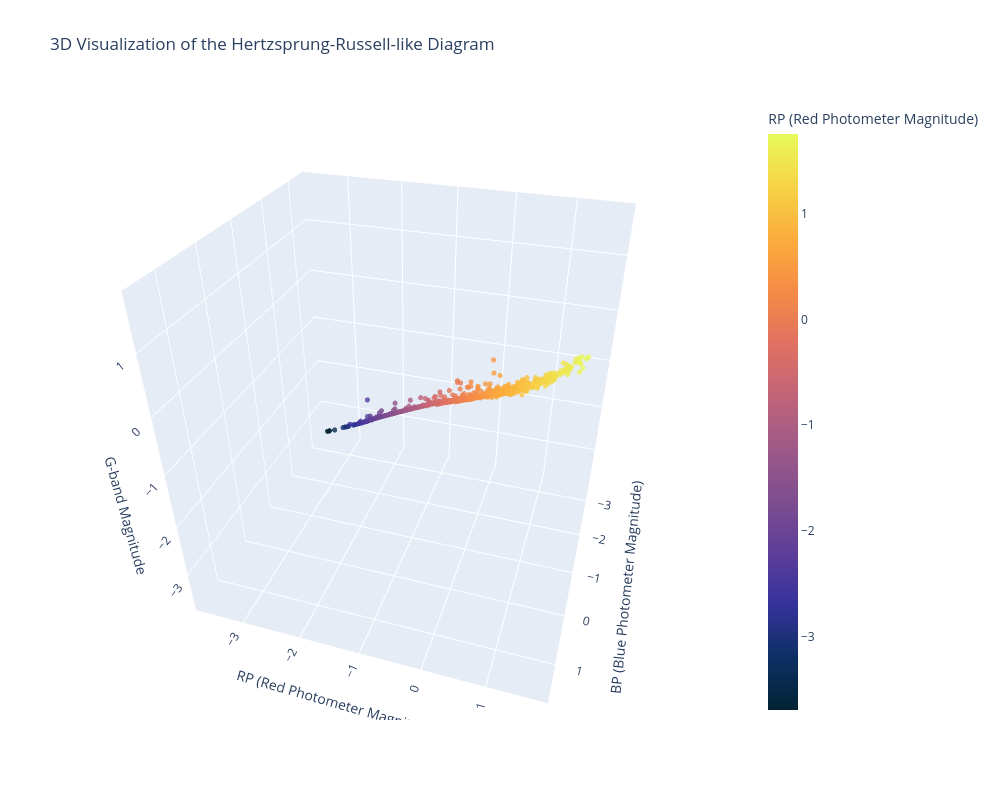

The notebook cell saved with this chart:
### Markdown cell above
### Now to plot two Hertzsprung-Russel diagrams using the unscaled data - one in 2D, one in 3D

### Code cell
abscissa = unscaled_interesting_stars['bp'] - unscaled_interesting_stars['rp']
ordinate = unscaled_interesting_stars['g']

plt.figure(figsize=(10, 7))
plt.scatter(abscissa, 
            ordinate, 
            c=abscissa, 
            cmap='RdYlBu_r', 
            alpha=0.7,
            s=5)

plt.xlabel('BP - RP (Color Index) → Cooler', fontsize=12)
plt.ylabel('Absolute G Magnitude (mag) → Brighter', fontsize=12)
plt.title('Hertzsprung-Russell Diagram', fontsize=14)
plt.gca().invert_yaxis()
plt.grid(alpha=0.3)

# Add colorbar
cbar = plt.colorbar()
cbar.set_label('Temperature Proxy (BP-RP)', rotation=270, labelpad=20)

plt.tight_layout()
plt.show()

# 3D Scatter Plot
fig = px.scatter_3d(
    scaled_interesting_stars,
    x='bp',
    y='rp', 
    z='g',
    labels={
        'bp': 'BP (Blue Photometer Magnitude)',
        'rp': 'RP (Red Photometer Magnitude)',
        'g': 'G-band Magnitude'
    },
    title='3D Visualization of the Hertzsprung-Russell-like Diagram',
    color='rp',
    color_continuous_scale='thermal',
    size_max=3,
    width=1000,
    height=800
)

# Critical size adjustment
fig.update_traces(
    marker=dict(
        size=3,  # Absolute size in pixels
        sizemode='diameter',  # Use absolute sizing
        opacity=0.8,
        line=dict(width=0)  # Remove borders
    )
)

### Figure 1 — Plotly figure (JSON) as saved in the notebook; plotly's stock layout.template omitted (floating-point values rounded to 4 significant figures; data arrays with more than 128 entries replaced by an {"elided": "..."} marker saying what was removed)
{"data": [{"hovertemplate": "BP (Blue Photometer Magnitude)=%{x}<br>RP (Red Photometer Magnitude)=%{marker.color}<br>G-band Magnitude=%{z}<extra></extra>", "legendgroup": "", "marker": {"color": {"elided": "1082 float values"}, "coloraxis": "coloraxis", "line": {"width": 0}, "opacity": 0.8, "size": 3, "sizemode": "diameter", "symbol": "circle"}, "mode": "markers", "name": "", "scene": "scene", "showlegend": false, "type": "scatter3d", "x": {"elided": "1082 float values"}, "y": {"elided": "1082 float values"}, "z": {"elided": "1082 float values"}}], "layout": {"coloraxis": {"colorbar": {"title": {"text": "RP (Red Photometer Magnitude)"}}, "colorscale": [[0, "rgb(3, 35, 51)"], [0.09091, "rgb(13, 48, 100)"], [0.1818, "rgb(53, 50, 155)"], [0.2727, "rgb(93, 62, 153)"], [0.3636, "rgb(126, 77, 143)"], [0.4545, "rgb(158, 89, 135)"], [0.5455, "rgb(193, 100, 121)"], [0.6364, "rgb(225, 113, 97)"], [0.7273, "rgb(246, 139, 69)"], [0.8182, "rgb(251, 173, 60)"], [0.9091, "rgb(246, 211, 70)"], [1, "rgb(231, 250, 90)"]]}, "height": 800, "legend": {"tracegroupgap": 0}, "scene": {"aspectmode": "auto", "aspectratio": {"x": 0.9485, "y": 1.035, "z": 1.018}, "camera": {"center": {"x": 0, "y": 0, "z": 0}, "eye": {"x": 1.72, "y": 0.5426, "z": 1.197}, "projection": {"type": "perspective"}, "up": {"x": 0, "y": 0, "z": 1}}, "domain": {"x": [0, 1], "y": [0, 1]}, "xaxis": {"title": {"text": "BP (Blue Photometer Magnitude)"}, "type": "linear"}, "yaxis": {"title": {"text": "RP (Red Photometer Magnitude)"}, "type": "linear"}, "zaxis": {"title": {"text": "G-band Magnitude"}, "type": "linear"}}, "title": {"text": "3D Visualization of the Hertzsprung-Russell-like Diagram"}, "width": 1000}}
